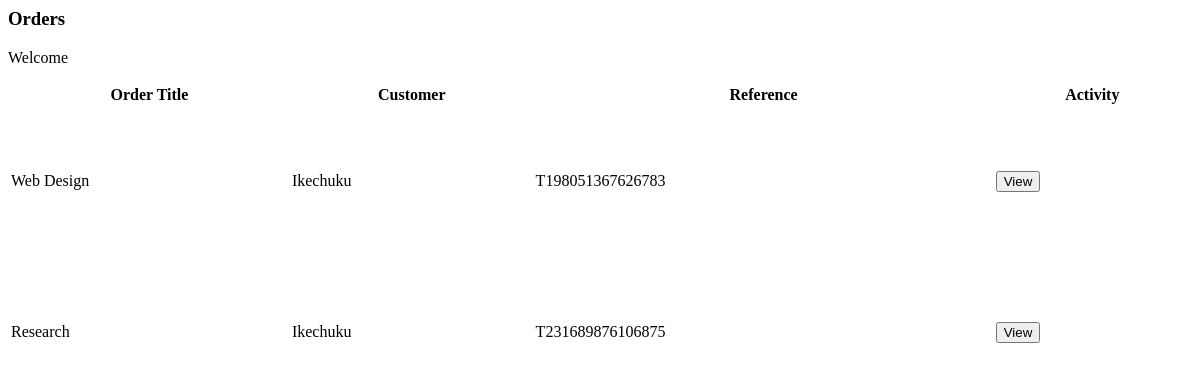
Page /account/load_order/ on the earlier database version.
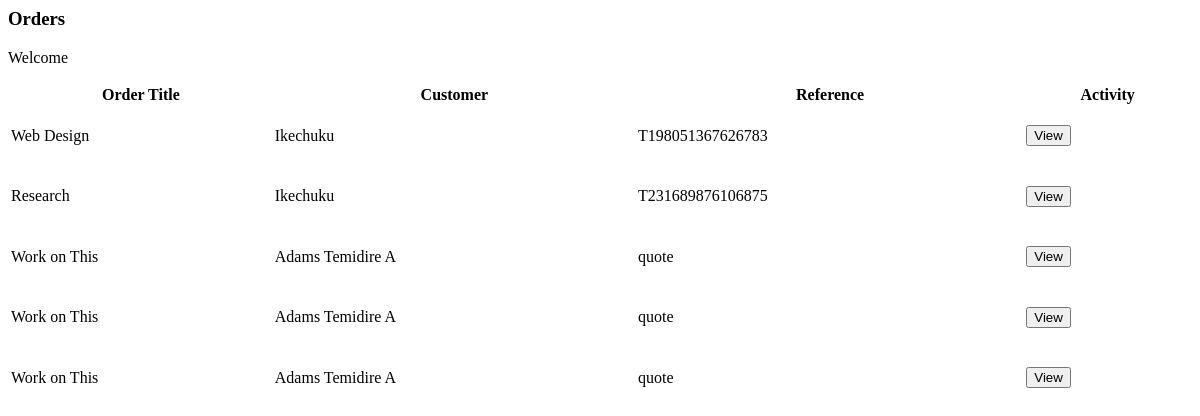
Same page on the later database version.
### Jobs/models.py (models this page shows, shortened)
class Order(models.Model):
    title = models.CharField(max_length=50)
    name = models.CharField( max_length=50)
    abbr = models.CharField(max_length=50, default="abc")
    category = models.CharField( max_length=50)
    sub_cat = models.CharField( max_length=50)
    deadlines =models.CharField( max_length=50)
    total = MoneyField(decimal_places=2, max_digits=8,default_currency="NGN",default=0.00)
    email = models.EmailField( max_length=254)
    phone = models.CharField(max_length=50)
    reference = models.CharField( max_length=50)
    description = RichTextField(null=True)
    user_id  = models.IntegerField(default=0,null=True)
    status = models.IntegerField(default=1)

### Accounts/views.py (the view)
# urls.py: path("load_order/", my.load_order, name="load_order"),
def load_order(request):
	template="home/load_order.html"
	order = jo.Order.objects.all()
	context={
		"order":order,
	}
	return render(request,template, context)

### templates/home/load_order.html (shortened to what this page needs)
{% load static %}
<div class="segment2 ">
  <div class="top-bar d-flex justify-content-between pt-2">
    <h3>Orders</h3>
    <p>
      Welcome <small>{{ user.name }}</small>
    </p>
  </div>
  <div class="activities">
    <div class="heads d-flex justify-content-between pt-5">
      <table
        class=" fixed_header table table-striped table-inverse table-responsive"
      >
        <thead class="thead-inverse">
          <tr>
            <th>Order Title</th>
            <th>Customer</th>
            <th>Reference</th>
            <th>Activity</th>
          </tr>
        </thead>
        <tbody>
          {% for orders in order %}
          <tr>
            <td scope="row">{{ orders.title }}</td>
            <td>{{ orders.name }}</td>
            <td>{{ orders.reference }}</td>
            <td>
              <a href="javascript:void(0)" onclick="load_content('{{orders.reference}}')"><button class="btn btn-success">
                View
              </button></a>
            </td>
          </tr>
          {% endfor %}
        </tbody>
      </table>
    </div>
  </div>
</div>

### templates/home/load_order.html (style rules this page uses)
.fixed_header { width: 100%; }
.fixed_header tbody { overflow: auto; height: 300px; }

Differences in the rows shown:
added Order: title "Work on This", name "Adams Temidire A", reference "quote"
added Order: title "Work on This", name "Adams Temidire A", reference "quote"
added Order: title "Work on This", name "Adams Temidire A", reference "quote"
